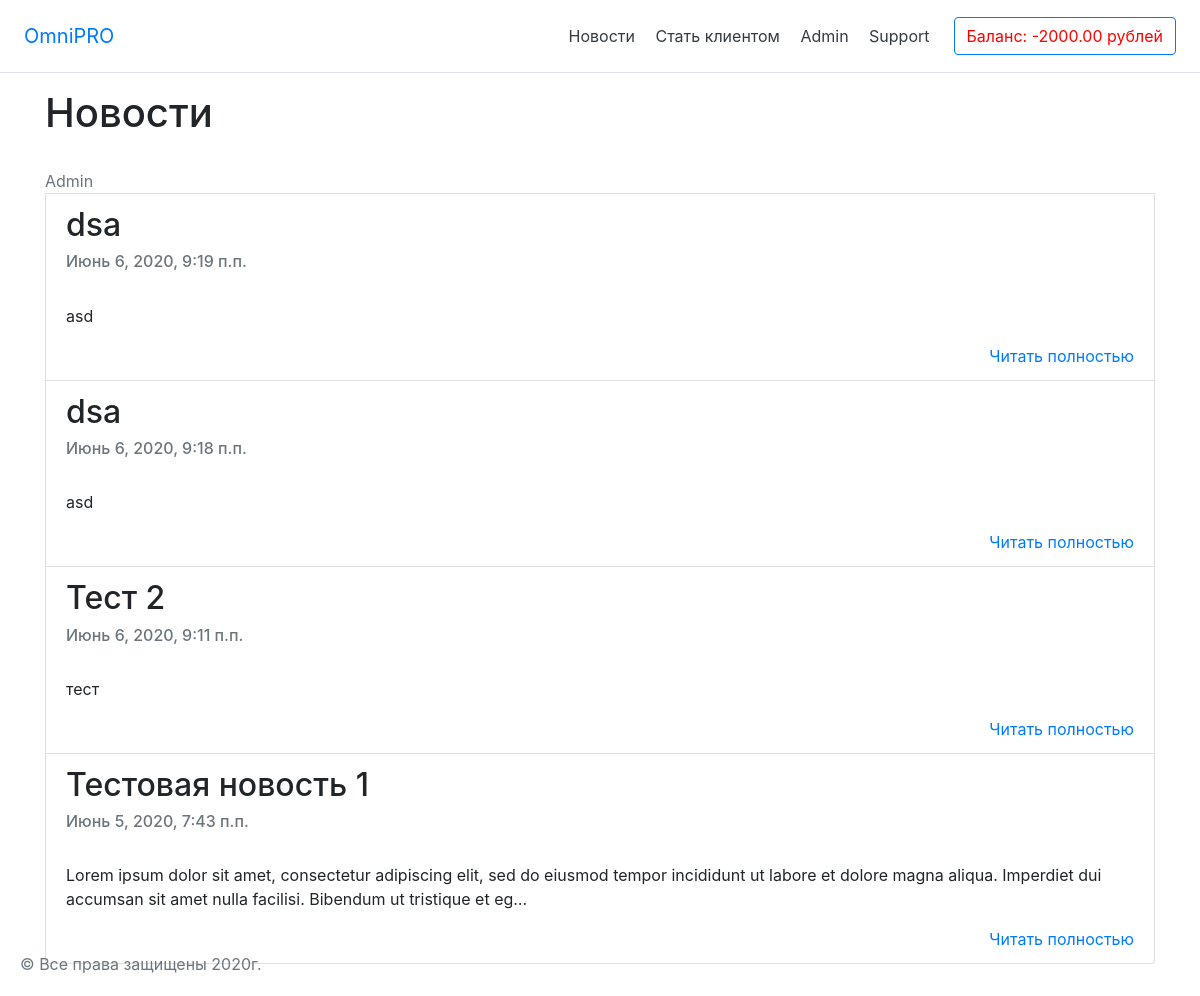
The page /news/ (signed in) on the database as committed earlier.
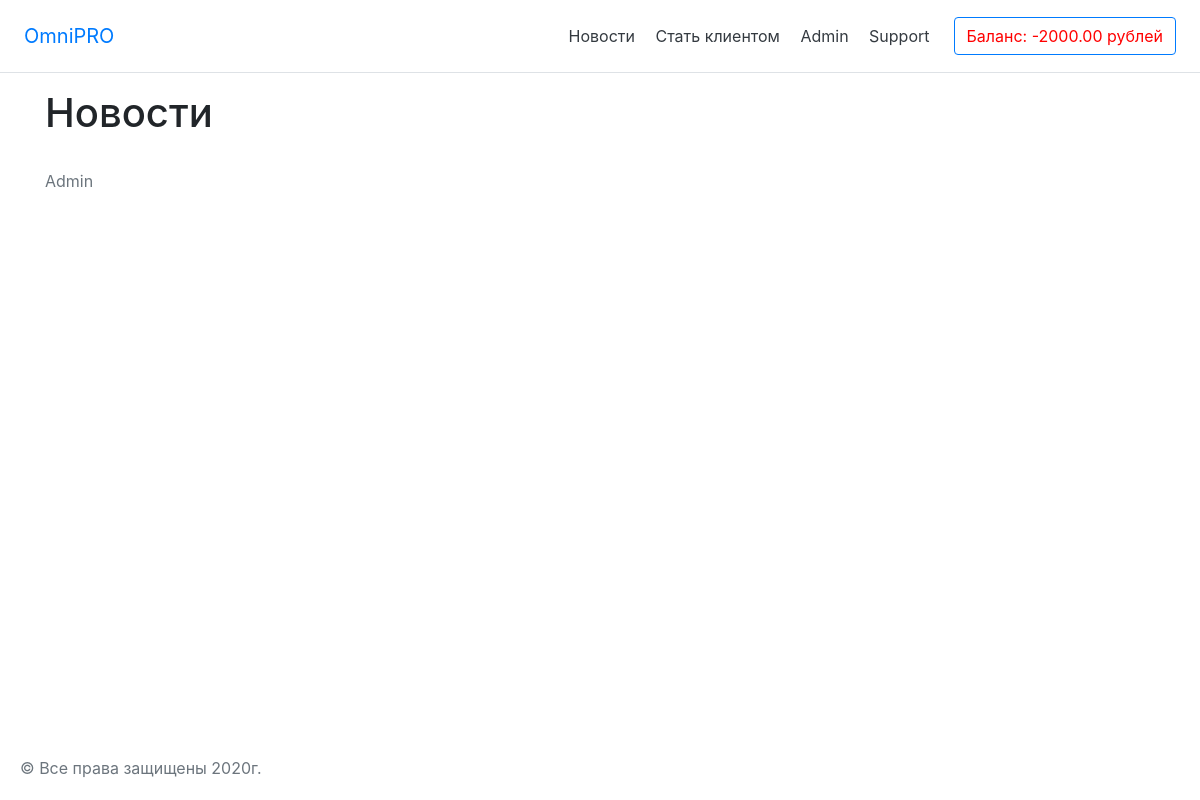
The same page on the database as committed later.
### News/models.py (models this page shows, shortened)
class News(models.Model):
    title = models.CharField(max_length=128, verbose_name='Название Новости')
    date = models.DateTimeField(auto_now_add=True)
    post = models.TextField(verbose_name='Текст')
    isHidden = models.BooleanField(default=False)
    class Meta:
        verbose_name = 'Новость'
        verbose_name_plural = 'Новости'

### News/views.py (the view)
# urls.py: path('news/', newsViews.newsListView.as_view(), name='News'),
class newsListView(ListView):
    model = News
    template_name = 'News/news.html'
    context_object_name = 'list_news'
    ordering = ['-id']

### templates/News/News.html
{% extends 'wapper.html' %}
{% block content %}
<h1> Новости </h1>
    <br>
    <a class="text-muted" href="{%  url 'adminNews' %}"> Admin</a>
    {% for news in list_news %}
        <li class="list-group-item">
        <h2>{{news.title}}</h2>
        <h6 class="text-muted">{{ news.date }}</h6>
        <br>
        <p>{{ news.post|truncatechars:'200' }}</p>
        <a class="float-right" href="detail/{{ news.pk }}">Читать полностью</a>
        <br>
        </li>
    {% endfor %}
{% endblock %}

Rows that differ between the two databases and show on the page:
removed News: title "dsa", date "Июнь 6, 2020, 9:19 п.п.", post "asd"
removed News: title "dsa", date "Июнь 6, 2020, 9:18 п.п.", post "asd"
removed News: title "Тест 2", date "Июнь 6, 2020, 9:11 п.п.", post "тест"
removed News: title "Тестовая новость 1", date "Июнь 5, 2020, 7:43 п.п.", post "Lorem ipsum dolor sit amet, consectetur adipiscing elit, sed do eiusmod tempor incididunt ut labore et dolore magna aliqua. Imperdiet dui accumsan sit amet nulla facilisi. Bibendum ut tristique et eg…"
